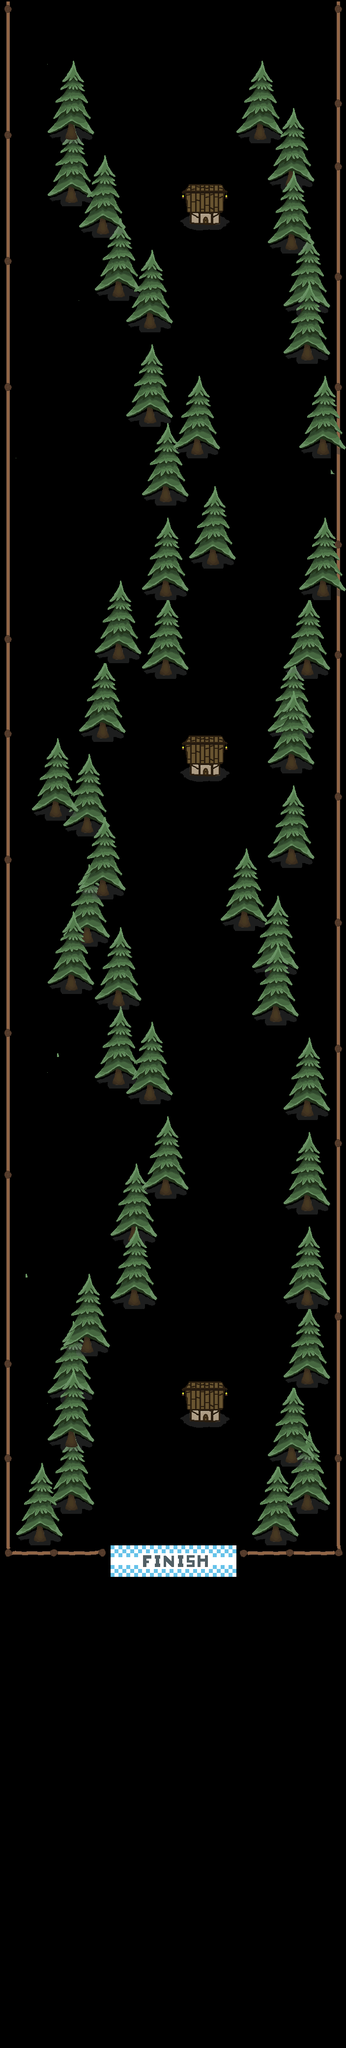

A 2D game scene composited from a Tiled map and its tileset images. What follows is a short description and the map's XML, with each tile layer's data collapsed to a summary:
An orthogonal 22x130 tile map with 32x32 px tiles, 2 tile layers (Tile Layer 2, Main), 5 tilesets and 58 objects.

<map version="1.0" tiledversion="1.1.5" orientation="orthogonal" renderorder="right-down" width="22" height="130" tilewidth="32" tileheight="32" infinite="0" nextobjectid="204">
 <tileset firstgid="1" name="SnowTileSet" tilewidth="32" tileheight="32" tilecount="36" columns="6">
  <image source="../Sprites/TileSet.png" width="193" height="193" />
 </tileset>
 <tileset firstgid="37" name="House" tilewidth="32" tileheight="32" tilecount="16" columns="4">
  <image source="../Sprites/House.png" width="128" height="128" />
 </tileset>
 <tileset firstgid="53" name="Finish Line" tilewidth="32" tileheight="32" tilecount="16" columns="8">
  <image source="../Sprites/Finish Line.png" width="264" height="64" />
 </tileset>
 <tileset firstgid="69" name="Fence" tilewidth="32" tileheight="32" tilecount="9" columns="3">
  <image source="../Sprites/Fence.png" width="96" height="96" />
 </tileset>
 <tileset firstgid="78" name="Ramp" tilewidth="32" tileheight="32" tilecount="9" columns="3">
  <image source="../Sprites/Ramp.png" width="100" height="100" />
 </tileset>
 <layer name="Tile Layer 2" width="22" height="130" offsetx="1" offsety="3">
  <data>[2860 cells, 576 non-empty, 28 distinct tile ids]</data>
 </layer>
 <objectgroup name="Spawn">
  <object id="144" x="325" y="33.6667" width="51" height="80" />
 </objectgroup>
 <layer name="Main" width="22" height="130" offsetx="1" offsety="3">
  <data>[2860 cells, 796 non-empty, 57 distinct tile ids]</data>
 </layer>
 <objectgroup name="Collision" offsetx="4.66667" offsety="2">
  <object id="129" x="-4.66667" y="-2" width="24.2424" height="3193.94" />
  <object id="130" x="675.333" y="2" width="20" height="3192" />
  <object id="145" x="16.3333" y="3136" width="196" height="30" />
  <object id="146" x="483.333" y="3138" width="209" height="25" />
  <object id="152" x="128.667" y="233.333" width="26.6667" height="50" />
  <object id="153" x="128.667" y="365.333" width="26" height="44.6667" />
  <object id="154" x="187.333" y="428" width="30" height="44.6667" />
  <object id="155" x="383.333" y="387.333" width="58.6667" height="65.3333" />
  <object id="156" x="514" y="235.333" width="24.6667" height="46" />
  <object id="157" x="576" y="330.667" width="24" height="50" />
  <object id="158" x="578" y="460" width="22" height="47.3333" />
  <object id="159" x="221.333" y="560" width="26.6667" height="42" />
  <object id="160" x="289.333" y="621.333" width="23.3333" height="45.3333" />
  <object id="161" x="607.333" y="580" width="29" height="51" />
  <object id="162" x="612.333" y="683" width="22" height="49" />
  <object id="163" x="286.333" y="816" width="26" height="41" />
  <object id="164" x="385.333" y="875" width="24" height="46" />
  <object id="165" x="640.333" y="881" width="23" height="41" />
  <object id="166" x="320.333" y="975" width="24" height="41" />
  <object id="167" x="414.333" y="1099" width="27" height="48" />
  <object id="168" x="317.333" y="1163" width="26" height="45" />
  <object id="169" x="640.333" y="1162" width="23" height="45" />
  <object id="170" x="608.333" y="1325" width="25" height="44" />
  <object id="171" x="318.333" y="1327" width="26" height="42" />
  <object id="172" x="224.333" y="1293" width="25" height="45" />
  <object id="173" x="576.333" y="1516" width="24" height="47" />
  <object id="174" x="379.333" y="1505" width="65" height="69" />
  <object id="175" x="192.333" y="1452" width="23" height="45" />
  <object id="176" x="98.3333" y="1608" width="25" height="49" />
  <object id="177" x="159.333" y="1643" width="26" height="46" />
  <object id="178" x="573.333" y="1706" width="26" height="49" />
  <object id="179" x="478.333" y="1835" width="28" height="47" />
  <object id="180" x="191.333" y="1769" width="26" height="48" />
  <object id="181" x="159.333" y="1867" width="26" height="46" />
  <object id="182" x="130.333" y="1961" width="23" height="47" />
  <object id="183" x="225.333" y="1990" width="22" height="50" />
  <object id="184" x="546.333" y="2031" width="23" height="44" />
  <object id="185" x="551.333" y="1923" width="19" height="45" />
  <object id="186" x="226.333" y="2159" width="22" height="43" />
  <object id="187" x="289.333" y="2191" width="23" height="40" />
  <object id="188" x="611.333" y="2223" width="22" height="42" />
  <object id="189" x="320.333" y="2385" width="24" height="41" />
  <object id="190" x="603.333" y="2416" width="29" height="42" />
  <object id="191" x="258.333" y="2476" width="23" height="44" />
  <object id="192" x="256.333" y="2603" width="27" height="45" />
  <object id="193" x="602.333" y="2604" width="30" height="45" />
  <object id="194" x="159.333" y="2704" width="28" height="41" />
  <object id="195" x="130.333" y="2794" width="24" height="41" />
  <object id="196" x="123.333" y="2892" width="29" height="44" />
  <object id="197" x="610.333" y="2765" width="25" height="44" />
  <object id="198" x="575.333" y="2926" width="26" height="43" />
  <object id="199" x="610.333" y="3024" width="24" height="45" />
  <object id="200" x="546.333" y="3086" width="23" height="43" />
  <object id="201" x="66.3333" y="3088" width="23" height="41" />
  <object id="202" x="125.333" y="3014" width="28" height="52" />
  <object id="203" x="382.333" y="2820" width="65" height="67" />
 </objectgroup>
 <objectgroup name="SnowmanCollision" offsetx="-1" offsety="0" />
 <objectgroup name="Coin" />
 <objectgroup name="Finish">
  <object id="147" x="223" y="3140" width="260" height="27" />
 </objectgroup>
 <objectgroup name="RampCollision" />
</map>
